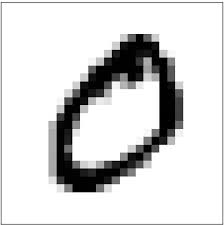
#> input picture mnist0.jpg, 224 x 225 px, found by its file name
$ jupyter execute --allow-errors Proj.ipynb
#> lines starting #> are read from the running program, lines starting #| are printed output that depends on the picture
#  IMAGE PROCESSING

[cell 1]
# LOAD IMAGE TO NOTEBOOK & RESIZE IT
from PIL import Image
import matplotlib.pyplot as plt
import numpy as np
file_path = 'C:\\lavanhoa\\quantum\\Proj\\mnist0.jpg'
img = Image.open(file_path)
#> img is the input picture: PIL image 224x225 RGB; min 0, max 255, mean 213.9
# Use 10 qubits-- 2^6 = 64
newsize = (64,64)
img = img.resize(newsize)
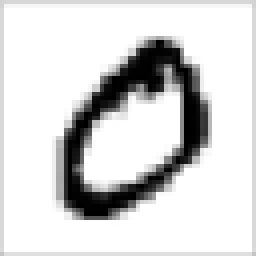
#> img: PIL image 64x64 RGB (shown 4 times larger); min 0, max 255, mean 213.9
img = img.save('resized_mnist0.jpg')

[cell 2]
img=plt.imread('resized_mnist0.jpg')
#> img: shape (64, 64, 3); min 0, max 255, mean 213.3
print('The Shape of the image is:',img.shape)
#| The Shape of the image is: (64, 64, 3)
plt.imshow(img)

[cell 3]
# [5 lines of commented-out code are left out]

[cell 4]
# [12 lines of commented-out code are left out]

[cell 5]
import cv2
img= cv2.imread('resized_mnist0.jpg', 0) / 255
#> img: shape (64, 64) float64; min 0, max 1, mean 0.837
plt.imshow(img)

[cell 6]
# ADD GAUSSIAN NOISE TO IMAGE
noise = np.random.normal(0,0.05,img.shape)
img_with_noise = img+noise
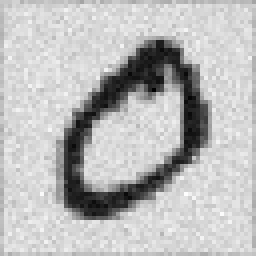
#> img_with_noise: shape (64, 64) float64 (shown 4 times larger); min -0.146, max 1.19, mean 0.835; drawn with min black and max white
plt.imshow(img_with_noise)

[cell 7]
img_with_noise.shape
#> Out = (64, 64)

# RUN QUANTUM QISKIT

[cell 8]
# Importing standard Qiskit libraries
from qiskit import QuantumCircuit, transpile, Aer, IBMQ
from qiskit.tools.jupyter import *
from qiskit.visualization import *
from qiskit.providers.aer import QasmSimulator
from qiskit.circuit import QuantumCircuit, ParameterVector
from scipy import optimize

from qiskit.quantum_info import Operator

# RUN USING REAL QUBIT -- QISKIT BACKEND
TOKEN='13c09bd6bcd75f7510d5e9bde97dedd79d783a9e708000d317c385fa2f81b9229f4d3ec0844cf77e1e664b61cbc861ea8b87b6c5cca367b61e5f9d514a3c1316'
IBMQ.save_account(TOKEN)
IBMQ.load_account()
provider = IBMQ.get_provider('ibm-q')
for backend in provider.backends():
    try:
        qubit_count= len(backend.properties().qubits)
    except:
        qubit_count="simulated"
    print(f"{backend.name} has {backend.status().pending_jobs} queued {qubit_count} qubits")

# Incomplete code
from qiskit.tools.monitor import job_monitor
backend = provider.get_backend('')
job = IBMQ.execute(###, backend = backend)
job_monitor(job)


[cell 9]
def create_circuit(num_qubits, num_layers):

    ###BUILD CIRCUIT1
    circuit1 = QuantumCircuit(num_qubits)
    params1 = ParameterVector('P1')

    for l in range(num_layers):
        for i in range(num_qubits):
            params1.resize(len(params1)+1)
            circuit1.rx(params1[-1],i)
            params1.resize(len(params1)+1)
            circuit1.rz(params1[-1],i)

        for i in range(num_qubits-1,0,-1):
            circuit1.cnot(i,i-1)
        circuit1.barrier()

    return circuit1

[cell 10]
create_circuit(6,3).draw()
#> (the call stopped at in create_circuit, `circuit1 = QuantumCircuit(num_qubits)`: qiskit is not available in this run)

[cell 11]
#A PLUG VAO SAU KHI CO IMG WITH NOISE
A=img_with_noise

[cell 12]
# FUNCTION
# [23 lines left out: function func, not called in this run]

[cell 13]
m = [1+2j,2+3j]
m/np.abs(m)

[cell 14]
# [26 lines left out: function optimize_svd, not called in this run]

#> (a cell that did not finish here is left out)

circuit2 = create_circuit(6,10)

#> (a cell that did not finish here is left out)

#> (a cell that did not finish here is left out)

[cell 18]
left_svecs, svals, right_svecsh = np.linalg.svd(A)
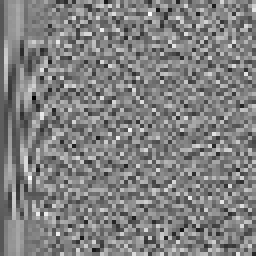
#> left_svecs: shape (64, 64) float64 (shown 4 times larger); min -0.438, max 0.427, mean -0.00224; drawn with min black and max white
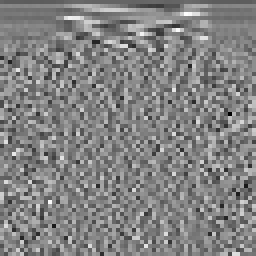
#> right_svecsh: shape (64, 64) float64 (shown 4 times larger); min -0.501, max 0.473, mean -0.00141; drawn with min black and max white
#> svals = 64 values, max 54.42 at index 0, min 0.00445 at index 63, mean 1.82
right_svecs = right_svecsh.conj()

#> (a cell that did not finish here is left out)

#> (a cell that did not finish here is left out)

[cell 21]
svals
#> Out has the same summary as svals
